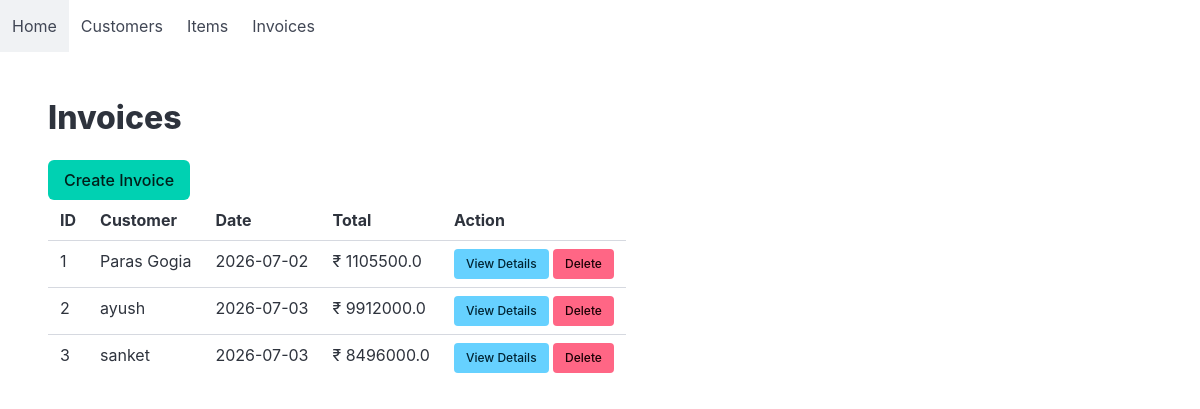
Page /invoices on the committed database.
### models.py (models this page shows)
class BaseModel(Model):
    class Meta:
        database = db

class Invoice(BaseModel):
    customer = ForeignKeyField(Customer)
    date = DateField(default=date.today)
    due_date = DateField(
        default=lambda: date.today() + timedelta(days=7)
    )
    subtotal = FloatField(default=0)
    tax_percent = FloatField(default=0)
    tax_amount = FloatField(default=0)
    total = FloatField(default=0)
    status = CharField(default="Pending")

class Customer(BaseModel):
    name = CharField()
    email = CharField()
    phone = CharField()

### app.py (the view)
@app.route("/invoices")
def invoices():
    update_invoice_status()
    invoices = Invoice.select()
    return render_template(
        "invoices/list.html",
        invoices=invoices
    )

### app.py (called while the page is built)
def update_invoice_status():
    invoices = Invoice.select()
    for invoice in invoices:
        if invoice.status == "Paid":
            continue
        if invoice.due_date < date.today():
            invoice.status = "Overdue"
        else:
            invoice.status = "Pending"
        invoice.save()

### templates/invoices/list.html
{% extends "base.html" %}
{% block content %}
<h1 class="title">
Invoices
</h1>
<a class="button is-primary" href="/invoices/add"> Create Invoice </a>
<table class="table">
<tr>
<th>ID</th>
<th>Customer</th>
<th>Date</th>
<th>Total</th>
<th>Action</th>
</tr>
{% for invoice in invoices %}
<tr>
<td>
{{ invoice.id }}
</td>
<td>
{{ invoice.customer.name }}
</td>
<td>
{{ invoice.date }}
</td>
<td>
₹ {{ invoice.total }}
</td>
<td>
<a
class="button is-info is-small"
href="/invoices/{{invoice.id}}">
View Details
</a>
<a
class="button is-danger is-small"
href="/invoices/delete/{{invoice.id}}">
Delete
</a>
</td>
</tr>
{% endfor %}
</table>
{% endblock %}

### rows in the picture
Invoice: id "1", customer.name "Paras Gogia", date "2026-07-02", total "1105500.0"
Invoice: id "2", customer.name "ayush", date "2026-07-03", total "9912000.0"
Invoice: id "3", customer.name "sanket", date "2026-07-03", total "8496000.0"
